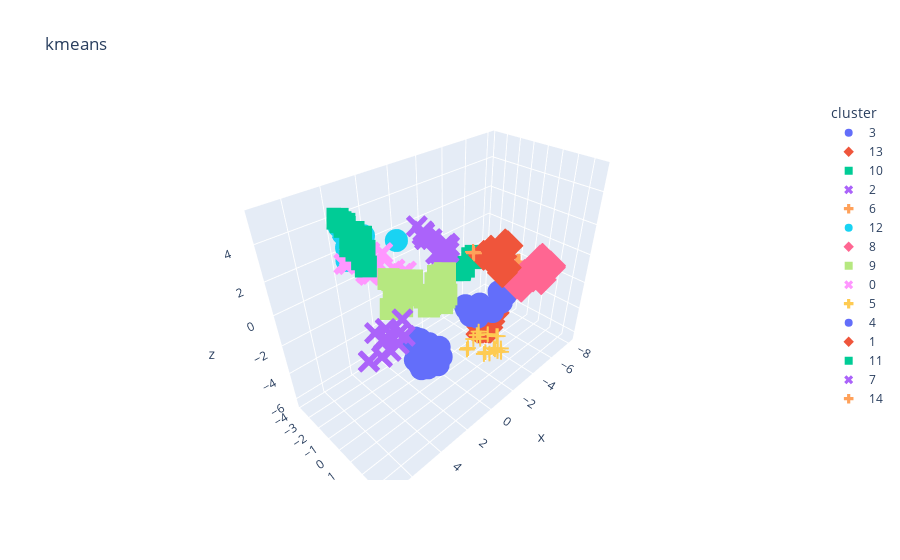

Notebook code cell kept with this figure:
### Code cell
plot_datapoints(xx_scaled, aa.named_steps['kmeans'].labels_, n_components=3, title='kmeans', hover_name=point_names)

### Figure 1 — Plotly figure (JSON) as saved in the notebook; plotly's stock layout.template omitted (floating-point values rounded to 4 significant figures)
{"data": [{"hovertemplate": "<b>%{hovertext}</b><br><br>cluster=3<br>x=%{x}<br>y=%{y}<br>z=%{z}<extra></extra>", "hovertext": [1.0, 21.0, 52.0, 62.0, 66.0, 69.0, 76.0, 78.0, 82.0, 92.0, 96.0, 100.0, 104.0, 114.0, 121.0], "legendgroup": "3", "marker": {"color": "#636efa", "symbol": "circle"}, "mode": "markers", "name": "3", "scene": "scene", "showlegend": true, "type": "scatter3d", "x": [-5.079, -6.116, -4.668, -3.671, -3.552, -3.58, -3.679, -5.148, -4.777, -3.189, -3.283, -3.136, -3.271, -3.058, -3.065], "y": [-1.649, -0.8838, -0.1926, -1.161, -1.116, -1.055, -0.5208, 0.3909, 0.3676, -1.256, -0.6172, -0.9676, -0.3183, -1.043, -0.08903], "z": [-4.757, -3.859, -4.374, -4.482, -4.595, -4.584, -4.066, -2.955, -3.378, -3.667, -3.926, -3.888, -3.938, -3.716, -3.874]}, {"hovertemplate": "<b>%{hovertext}</b><br><br>cluster=13<br>x=%{x}<br>y=%{y}<br>z=%{z}<extra></extra>", "hovertext": [2.0, 16.0, 18.0, 22.0, 24.0, 26.0, 28.0, 34.0, 42.0], "legendgroup": "13", "marker": {"color": "#EF553B", "symbol": "diamond"}, "mode": "markers", "name": "13", "scene": "scene", "showlegend": true, "type": "scatter3d", "x": [-4.656, -4.607, -4.626, -4.68, -4.889, -4.657, -5.136, -4.211, -4.209], "y": [-1.006, -0.9284, -1.24, -0.8203, -0.5088, -0.4656, -0.3918, -0.6714, -0.4337], "z": [-6.114, -6.002, -5.538, -5.676, -5.513, -5.875, -4.846, -6.322, -6.226]}, {"hovertemplate": "<b>%{hovertext}</b><br><br>cluster=10<br>x=%{x}<br>y=%{y}<br>z=%{z}<extra></extra>", "hovertext": [3.0, 5.0, 7.0, 13.0, 17.0, 23.0, 25.0, 27.0, 29.0, 35.0, 37.0, 39.0, 45.0], "legendgroup": "10", "marker": {"color": "#00cc96", "symbol": "square"}, "mode": "markers", "name": "10", "scene": "scene", "showlegend": true, "type": "scatter3d", "x": [5.189, 5.299, 5.09, 4.697, 5.164, 4.88, 4.71, 4.857, 4.937, 4.733, 4.816, 4.748, 4.473], "y": [0.6396, 0.8985, -0.02281, -1.79, 0.4778, -0.9823, -1.563, -0.8022, -0.2234, -1.232, -0.6376, 0.08765, -1.35], "z": [5.288, 4.049, 5.211, 5.046, 4.151, 5.161, 4.965, 4.129, 4.18, 4.861, 4.701, 4.228, 4.095]}, {"hovertemplate": "<b>%{hovertext}</b><br><br>cluster=2<br>x=%{x}<br>y=%{y}<br>z=%{z}<extra></extra>", "hovertext": [4.0, 6.0, 8.0, 10.0, 12.0, 14.0, 20.0, 30.0, 32.0, 36.0, 38.0, 40.0, 46.0], "legendgroup": "2", "marker": {"color": "#ab63fa", "symbol": "x"}, "mode": "markers", "name": "2", "scene": "scene", "showlegend": true, "type": "scatter3d", "x": [6.574, 6.48, 6.84, 6.506, 7.192, 6.454, 7.164, 6.361, 5.848, 5.98, 5.908, 5.605, 5.192], "y": [3.448, 3.515, 3.619, 2.828, 3.201, 3.315, 3.189, 3.552, 3.462, 3.595, 2.719, 3.538, 2.927], "z": [2.443, 2.484, 1.866, 2.375, 1.57, 2.333, 1.559, 1.816, 2.338, 1.962, 2.167, 2.117, 2.368]}, {"hovertemplate": "<b>%{hovertext}</b><br><br>cluster=6<br>x=%{x}<br>y=%{y}<br>z=%{z}<extra></extra>", "hovertext": [9.0, 11.0, 15.0, 19.0, 31.0, 33.0], "legendgroup": "6", "marker": {"color": "#FFA15A", "symbol": "cross"}, "mode": "markers", "name": "6", "scene": "scene", "showlegend": true, "type": "scatter3d", "x": [-8.011, -8.058, -6.648, -7.164, -7.88, -7.643], "y": [-0.9633, -0.8332, -1.049, -0.5055, -0.9696, -1.015], "z": [-2.36, -2.299, -3.537, -2.817, -2.396, -2.54]}, {"hovertemplate": "<b>%{hovertext}</b><br><br>cluster=12<br>x=%{x}<br>y=%{y}<br>z=%{z}<extra></extra>", "hovertext": [41.0, 63.0, 64.0, 68.0, 73.0, 74.0, 87.0, 91.0, 107.0, 117.0, 161.0], "legendgroup": "12", "marker": {"color": "#19d3f3", "symbol": "circle"}, "mode": "markers", "name": "12", "scene": "scene", "showlegend": true, "type": "scatter3d", "x": [3.691, 3.337, 3.978, 3.247, 3.425, 3.539, 3.335, 2.919, 2.717, 2.494, 1.434], "y": [-3.474, -3.818, -2.736, -3.813, -3.171, -3.331, -2.747, -3.869, -3.654, -3.274, -1.942], "z": [3.683, 3.027, 2.184, 3.157, 2.855, 2.486, 1.986, 2.753, 2.752, 2.788, 2.62]}, {"hovertemplate": "<b>%{hovertext}</b><br><br>cluster=8<br>x=%{x}<br>y=%{y}<br>z=%{z}<extra></extra>", "hovertext": [43.0, 54.0, 56.0, 58.0, 60.0, 61.0, 65.0, 71.0, 75.0, 81.0, 83.0, 86.0, 93.0, 99.0, 103.0, 105.0, 108.0, 109.0, 110.0, 111.0], "legendgroup": "8", "marker": {"color": "#FF6692", "symbol": "diamond"}, "mode": "markers", "name": "8", "scene": "scene", "showlegend": true, "type": "scatter3d", "x": [-6.52, -7.181, -6.233, -7.926, -6.601, -7.895, -7.4, -7.843, -6.85, -6.641, -7.561, -5.874, -5.638, -5.631, -7.329, -5.644, -6.107, -7.378, -7.187, -7.08], "y": [0.02847, 1.573, 0.249, 1.207, 0.7515, 1.701, 1.357, 1.704, 1.105, 1.301, 1.062, 0.6492, 0.8287, 0.5475, 1.973, 1.174, 1.003, 1.335, 1.495, 1.703], "z": [-2.739, -2.219, -2.713, -1.5, -2.328, -1.522, -1.805, -1.404, -1.646, -1.878, -1.147, -2.347, -2.167, -1.895, -1.236, -2.227, -1.581, -0.8157, -0.9716, -1.132]}, {"hovertemplate": "<b>%{hovertext}</b><br><br>cluster=9<br>x=%{x}<br>y=%{y}<br>z=%{z}<extra></extra>", "hovertext": [44.0, 48.0, 49.0, 50.0, 53.0, 59.0, 70.0, 79.0, 85.0, 88.0, 89.0, 95.0, 98.0, 101.0, 106.0, 112.0, 115.0, 116.0, 125.0, 133.0, 143.0], "legendgroup": "9", "marker": {"color": "#B6E880", "symbol": "square"}, "mode": "markers", "name": "9", "scene": "scene", "showlegend": true, "type": "scatter3d", "x": [5.168, 4.53, 4.497, 4.546, 4.69, 4.28, 4.159, 3.669, 3.783, 3.559, 3.84, 3.112, 3.34, 2.752, 2.736, 3.084, 2.745, 2.829, 1.957, 2.017, 1.982], "y": [2.155, 1.944, 1.538, 1.34, 1.783, 2.12, 1.376, 2.611, 2.983, 2.811, 1.225, 1.146, 2.042, 2.319, 2.571, 3.067, 2.99, 2.948, 2.105, 1.965, 1.675], "z": [2.468, 3.101, 3.298, 3.284, 2.565, 2.693, 2.675, 2.52, 2.3, 2.211, 1.394, 2.441, 2.205, 2.679, 2.691, 2.149, 2.405, 2.26, 2.741, 2.593, 2.4]}, {"hovertemplate": "<b>%{hovertext}</b><br><br>cluster=0<br>x=%{x}<br>y=%{y}<br>z=%{z}<extra></extra>", "hovertext": [47.0, 51.0, 55.0, 57.0, 67.0, 72.0, 77.0, 80.0, 84.0, 90.0, 94.0, 97.0, 102.0, 113.0, 118.0, 119.0, 120.0, 122.0, 123.0], "legendgroup": "0", "marker": {"color": "#FF97FF", "symbol": "x"}, "mode": "markers", "name": "0", "scene": "scene", "showlegend": true, "type": "scatter3d", "x": [4.451, 4.366, 4.145, 4.111, 4.098, 3.81, 3.771, 3.335, 3.485, 3.131, 3.017, 3.123, 2.955, 2.869, 3.165, 2.434, 2.964, 2.641, 3.239], "y": [-2.209, -1.951, -1.913, -2.197, -0.9714, -1.381, -1.261, -1.638, -1.188, -1.866, -0.1903, -1.325, -1.695, 0.1617, -1.867, -1.856, -1.982, 0.1858, -0.02157], "z": [2.417, 2.49, 3.012, 2.672, 2.334, 2.917, 1.914, 2.826, 2.553, 2.426, 2.366, 2.12, 2.08, 2.215, 1.409, 2.322, 1.509, 2.252, 1.027]}, {"hovertemplate": "<b>%{hovertext}</b><br><br>cluster=5<br>x=%{x}<br>y=%{y}<br>z=%{z}<extra></extra>", "hovertext": [124.0, 128.0, 130.0, 132.0, 138.0, 142.0, 146.0, 150.0, 152.0, 170.0, 172.0, 174.0, 178.0, 180.0, 186.0, 188.0, 198.0, 200.0], "legendgroup": "5", "marker": {"color": "#FECB52", "symbol": "cross"}, "mode": "markers", "name": "5", "scene": "scene", "showlegend": true, "type": "scatter3d", "x": [-2.677, -2.544, -2.906, -2.957, -2.592, -2.211, -1.949, -2.173, -2.369, -2.031, -1.807, -1.774, -1.814, -1.509, -1.197, -1.311, -0.455, -0.3106], "y": [2.203, 2.334, 1.625, 1.679, 1.191, 2.307, 2.503, 2.055, 1.995, 0.9328, 1.267, 2.065, 0.9903, 1.961, 2.115, 1.162, 1.524, 1.578], "z": [-4.776, -4.88, -4.29, -4.289, -4.211, -4.391, -4.308, -4.52, -4.78, -3.824, -4.044, -4.683, -3.931, -4.468, -4.303, -3.822, -3.75, -3.732]}, {"hovertemplate": "<b>%{hovertext}</b><br><br>cluster=4<br>x=%{x}<br>y=%{y}<br>z=%{z}<extra></extra>", "hovertext": [126.0, 134.0, 136.0, 140.0, 144.0, 148.0, 154.0, 156.0, 158.0, 160.0, 162.0, 164.0, 166.0, 168.0, 176.0, 182.0, 184.0, 190.0, 192.0, 194.0, 196.0], "legendgroup": "4", "marker": {"color": "#636efa", "symbol": "circle"}, "mode": "markers", "name": "4", "scene": "scene", "showlegend": true, "type": "scatter3d", "x": [3.73, 3.412, 3.9, 3.338, 3.74, 3.184, 3.26, 3.606, 3.189, 3.036, 3.303, 3.627, 2.853, 3.42, 2.945, 2.712, 2.676, 2.423, 2.035, 2.197, 1.923], "y": [2.007, 1.886, 2.307, 1.426, 1.843, 1.777, 1.224, 2.595, 2.217, 2.088, 2.422, 2.132, 1.441, 1.946, 2.303, 1.883, 2.318, 1.707, 1.743, 1.813, 1.767], "z": [-0.7844, -0.469, -1.479, -0.703, -1.615, -0.914, -1.183, -1.709, -1.116, -0.8388, -1.407, -2.076, -1.412, -2.327, -1.881, -2.274, -2.339, -2.469, -1.946, -2.818, -2.673]}, {"hovertemplate": "<b>%{hovertext}</b><br><br>cluster=1<br>x=%{x}<br>y=%{y}<br>z=%{z}<extra></extra>", "hovertext": [127.0, 129.0, 131.0, 147.0, 151.0, 165.0, 167.0, 171.0, 177.0, 179.0, 183.0], "legendgroup": "1", "marker": {"color": "#EF553B", "symbol": "diamond"}, "mode": "markers", "name": "1", "scene": "scene", "showlegend": true, "type": "scatter3d", "x": [-4.979, -5.776, -4.995, -5.153, -4.58, -4.985, -4.356, -4.16, -5.396, -5.36, -4.374], "y": [0.1269, -0.2201, -0.799, 0.256, -0.5991, -0.02538, -0.4573, -0.7635, -0.1342, -0.1172, -0.3914], "z": [-1.335, 0.1022, -0.2611, -0.9856, -0.4159, -0.2453, -0.2542, -0.1236, 0.326, 0.4366, 0.2932]}, {"hovertemplate": "<b>%{hovertext}</b><br><br>cluster=11<br>x=%{x}<br>y=%{y}<br>z=%{z}<extra></extra>", "hovertext": [135.0, 139.0, 145.0, 157.0, 159.0, 163.0, 173.0], "legendgroup": "11", "marker": {"color": "#00cc96", "symbol": "square"}, "mode": "markers", "name": "11", "scene": "scene", "showlegend": true, "type": "scatter3d", "x": [-3.143, -3.109, -3.301, -4.036, -3.807, -3.112, -3.855], "y": [-1.743, -1.74, -1.58, -1.286, -1.365, -1.725, -0.997], "z": [-1.075, -1.163, -0.9231, -0.3327, -0.4398, -1.007, -0.2221]}, {"hovertemplate": "<b>%{hovertext}</b><br><br>cluster=7<br>x=%{x}<br>y=%{y}<br>z=%{z}<extra></extra>", "hovertext": [137.0, 141.0, 149.0, 153.0, 155.0, 169.0, 175.0, 181.0, 185.0, 187.0, 189.0, 191.0, 195.0, 197.0], "legendgroup": "7", "marker": {"color": "#ab63fa", "symbol": "x"}, "mode": "markers", "name": "7", "scene": "scene", "showlegend": true, "type": "scatter3d", "x": [0.7072, 0.5124, 1.054, 0.7777, 0.6628, 0.6572, 0.3124, 0.2468, 0.157, -0.1004, -0.1271, 0.01709, -0.6234, -0.6816], "y": [-0.6653, -1.353, 0.5964, -0.4757, -0.7738, 0.4517, -1.039, 0.4002, 0.2692, -0.9328, -0.08121, 0.4196, -0.379, -0.2351], "z": [3.338, 3.301, 2.74, 3.005, 3.107, 2.523, 2.96, 2.247, 2.052, 2.488, 2.445, 2.318, 2.229, 2.098]}, {"hovertemplate": "<b>%{hovertext}</b><br><br>cluster=14<br>x=%{x}<br>y=%{y}<br>z=%{z}<extra></extra>", "hovertext": [193.0, 199.0], "legendgroup": "14", "marker": {"color": "#FFA15A", "symbol": "cross"}, "mode": "markers", "name": "14", "scene": "scene", "showlegend": true, "type": "scatter3d", "x": [-3.241, -2.95], "y": [-0.7297, -0.5627], "z": [0.4104, 0.6983]}], "layout": {"legend": {"title": {"text": "cluster"}, "tracegroupgap": 0}, "scene": {"domain": {"x": [0.0, 1.0], "y": [0.0, 1.0]}, "xaxis": {"title": {"text": "x"}}, "yaxis": {"title": {"text": "y"}}, "zaxis": {"title": {"text": "z"}}}, "title": {"text": "kmeans"}}}
